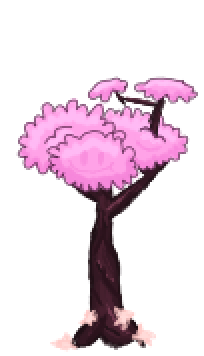
#> input picture tools/art/sakura_tree.png, 204 x 356 px
$ python contributed_art.py
#> lines starting #> are read from the running program, lines starting #| are printed output that depends on the picture
#!/usr/bin/env python3
"""Build placeables whose art was DRAWN FOR THIS PROJECT rather than extracted.

Every other object in public/assets/objects/ is cut out of the original game's
atlases by prep_placeables.py, which joins Market.json/TileProperties.json rows to
that art. Contributed art has neither: no source row prices it, no atlas holds it.
So both halves are authored here — the PNG comes from tools/art/, the catalog row
from CONTRIBUTED below — and prep_placeables imports this module so the emitted
sprites count as referenced and survive its orphan sweep.

The `credit` field is the point of the exercise: art someone drew for the project
carries their name into the Market, on the card's magnifier parchment. It is the
only placeable field that is about the ARTIST rather than the object, and it is
what separates these rows from extracted ones — see PROVENANCE.md, which can no
longer claim that everything under public/assets/ came out of the commercial game.

Sources are trimmed to their alpha bounding box on the way out. The authored PNGs
are padded canvases (the sakura pair are both 204x356 with the art sitting low and
left of centre), and every placement rule downstream measures from the sprite's own
edges: Field.fitObjectSprite bottom-centres nativeW x nativeH on the footprint, so
shipping the padding would hang each tree off its own tiles by the width of the
empty margin. Trimming is also what makes nativeW/nativeH honest — see
src/objectSpriteSize.test.ts.

They are then resampled to an authored `height`. A PLACED object always draws at
nativeH x objectScale — there is no per-def render scale — so the shipped PNG's
height IS the object's size in the world, and it is the only place that size can be
set. Scaling here rather than in tools/art/ keeps the artist's original file intact
at full resolution: the target is a number in this table, and re-running with a
different one re-derives from the untouched source instead of resampling an
already-resampled sprite.

Run directly to rebuild just these items:

    python zombiefarm/tools/contributed_art.py
"""
import json
import os

from PIL import Image

HERE = os.path.dirname(os.path.abspath(__file__))
PROJ = os.path.dirname(HERE)
ART = os.path.join(HERE, "art")
OUT = os.path.join(PROJ, "public", "assets")
OBJDIR = os.path.join(OUT, "objects")

# Both sakura ship at the SAME height, which is the whole point of the number: a
# tree the player buys and one the Sakura ground skin scatters outside the fence are
# the same species, and until this matched they did not look it — the authored art
# is 276px tall, so a bought cherry stood two and a half times over the ones in the
# grove behind it.
#
# This ONE number sets the size of both, everywhere, because a placed object always
# draws at nativeH x objectScale (~0.979) and src/surroundings.ts scatters them at
# scale 1. 195 puts them mid-pack in the Market's ornamental trees, which run 166
# (Palm) to 225 (Evergreen) — level with the Amiable Tree at 195 and the Beech at
# 187. The first pass at 130 made them the two smallest trees in the game, shorter
# than the 300-gold starter tree.
SAKURA_HEIGHT = 195

# Gold decor pays floor(cost / 100) purchase XP — the binary's
# +[MarketDataManager xpFromItem:] rule, which prep_placeables applies to every
# extracted gold row (see market_economics). Contributed rows follow it too, so the
# server's objectCatalogSync test sees one consistent pricing rule.
CONTRIBUTED = [
    {
        # The showpiece: a tall trunk forking into a full pink canopy. Priced and
        # gated between the Cotton Candy Tree (1500 g, lvl 7) and the Beech (4500 g,
        # lvl 15) — the band where the Market's ornamental trees stop being roadside
        # filler and start being something you place on purpose.
        "source": "sakura_tree.png",
        "key": "sakuraTree",
        "name": "Sakura Tree",
        "cost": 3000,
        "level": 12,
        "height": SAKURA_HEIGHT,
        "credit": "Art by LennyFaze",
    },
    {
        # The same species grown out sideways: a low, leaning trunk under a canopy
        # that sprawls to one side. At a matched height it is much the WIDER of the
        # two, which is what tells them apart now that neither is the taller.
        "source": "sakura_tree_weeping.png",
        "key": "sakuraTreeWeeping",
        "name": "Weeping Sakura",
        "cost": 4500,
        "level": 18,
        "height": SAKURA_HEIGHT,
        "credit": "Art by LennyFaze",
    },
    {
        # The third cut: a slender forked trunk under a broad flat canopy, several
        # shades PALER than the other two and carrying one open flower. That pallor
        # is what earns it a place beside them — three trees in one pink would read
        # as one tree three times, and this is the one that catches the light.
        "source": "sakura_tree_blossom.png",
        "key": "sakuraTreeFlowering",
        "name": "Flowering Sakura",
        "cost": 6000,
        "level": 24,
        "height": SAKURA_HEIGHT,
        "credit": "Art by LennyFaze",
    },
]

# Both sakura are 2x2, whose diamond is 96 px across. Footprint does not scale the
# art (objectScale is footprint-independent) — it decides what the tree OCCUPIES and
# how the depth sort orders it against its neighbours, so a 1x1's 48 px would leave
# both hanging well over tiles they do not own and sorting against them wrongly.
#
# At SAKURA_HEIGHT the canopies are 129 px (upright) and 198 px (weeping) wide, so
# even 2x2 does not fully cover the weeping one — which is fine, and deliberate. A
# canopy is meant to overhang: the game's own Willow is 200 px wide on a 1x1, and
# what a footprint has to enclose is the part of a tree you would walk into. 2x2
# also matches the fruit trees, which is the size class these are now in.
TILE_W = 2
TILE_H = 2


def build(objdir=OBJDIR, artdir=ART):
    """Emit each contributed sprite into `objdir`; return their catalog rows."""
#> called with objdir = 'public/assets/objects', artdir = 'tools/art'
    rows = []
    for item in CONTRIBUTED:
        img = Image.open(os.path.join(artdir, item["source"])).convert("RGBA")
#> img is the input picture: PIL image 204x356 RGBA; mean R, G, B, A 48.2, 29.9, 42.3, 65.9
        box = img.getbbox()
#> box = (16, 76, 198, 352)
        if box is None:
            raise ValueError(f"{item['source']} is fully transparent")
        art = img.crop(box)
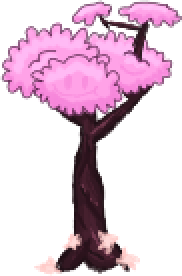
#> art: PIL image 182x276 RGBA; mean R, G, B, A 69.7, 43.2, 61.1, 95.3; transparent parts drawn white
        target = item.get("height")
        if target and art.height != target:
            # LANCZOS, not NEAREST: the art is smoothly shaded rather than pixel art,
            # and the ratios here (0.47 / 0.72) are nowhere near an integer step.
            art = art.resize(
                (max(1, round(art.width * target / art.height)), target), Image.LANCZOS)
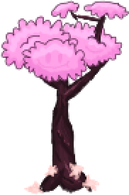
#> art: PIL image 129x195 RGBA; mean R, G, B, A 72, 44.4, 63, 95.4; transparent parts drawn white
        sprite = f"{item['key']}.png"
        art.save(os.path.join(objdir, sprite))
        rows.append({
            "key": item["key"],
            "name": item["name"],
            "category": "decor",
            "cost": item["cost"],
            "level": item["level"],
            "xp": item["cost"] // 100,
            "brainsNeeded": False,
            "tileW": TILE_W,
            "tileH": TILE_H,
            "movable": True,
            "rotations": 1,
            "sprite": sprite,
            "nativeW": art.width,
            "nativeH": art.height,
            # Only flatTile rows (roads, ponds) are anchored by their pivot; a tree
            # stands up off the ground and is bottom-centred like all decor, so this
            # is the plain bottom-centre default rather than a measured value.
            "pivotX": 0.5,
            "pivotY": 0.0,
            "armyMax": 0,
            "storageSlots": 0,
            "zombieSlots": 0,
            "growMs": 0,
            "harvestValue": 0,
            "growingSprite": "",
            "credit": item["credit"],
        })
#> pass 2 of the loop in build, `for item in CONTRIBUTED:`:
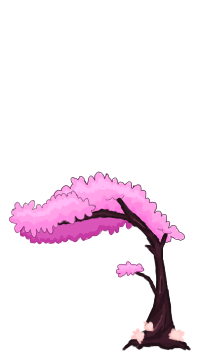
#> input picture tools/art/sakura_tree_weeping.png, 204 x 356 px
#> in build, img is the input picture: PIL image 204x356 RGBA; mean R, G, B, A 26.5, 15, 23.1, 35.3
#> box = (8, 171, 192, 352)
#> in build, `art = img.crop(box)`:
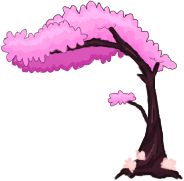
#> art: PIL image 184x181 RGBA; mean R, G, B, A 57.9, 32.7, 50.3, 77.1; transparent parts drawn white
#> in build, `art = art.resize( (max(1, round(art.width * target / art.height)), tar..`:
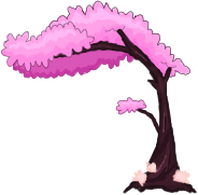
#> art: PIL image 198x195 RGBA; mean R, G, B, A 59.6, 33.3, 51.8, 77.1; transparent parts drawn white
#> pass 3 of the loop in build, `for item in CONTRIBUTED:`:
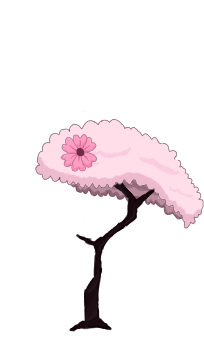
#> input picture tools/art/sakura_tree_blossom.png, 204 x 356 px
#> in build, img is the input picture: PIL image 204x356 RGBA; mean R, G, B, A 33.5, 27, 29.4, 41.1
#> box = (35, 110, 204, 332)
#> in build, `art = img.crop(box)`:
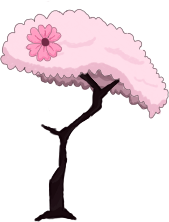
#> art: PIL image 169x222 RGBA; mean R, G, B, A 64.8, 52.3, 57, 79.5; transparent parts drawn white
#> in build, `art = art.resize( (max(1, round(art.width * target / art.height)), tar..`:
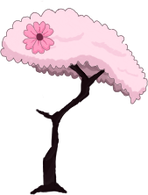
#> art: PIL image 148x195 RGBA; mean R, G, B, A 65.8, 53.1, 57.9, 79.6; transparent parts drawn white
    return rows


def main():
    rows = build()
    path = os.path.join(OUT, "placeables.json")
#> (the run stopped early here; a loop or call above may not have finished)
